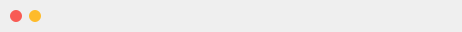
<?xml version="1.0" encoding="UTF-8"?>
<ui version="4.0">
 <class>BaseTitleBar</class>
 <widget class="QWidget" name="BaseTitleBar">
  <property name="geometry">
   <rect>
    <x>0</x>
    <y>0</y>
    <width>462</width>
    <height>23</height>
   </rect>
  </property>
  <property name="sizePolicy">
   <sizepolicy hsizetype="Expanding" vsizetype="Fixed">
    <horstretch>0</horstretch>
    <verstretch>0</verstretch>
   </sizepolicy>
  </property>
  <property name="minimumSize">
   <size>
    <width>0</width>
    <height>23</height>
   </size>
  </property>
  <property name="maximumSize">
   <size>
    <width>16777215</width>
    <height>23</height>
   </size>
  </property>
  <property name="windowTitle">
   <string>Form</string>
  </property>
  <layout class="QHBoxLayout" name="horizontalLayout">
   <property name="spacing">
    <number>0</number>
   </property>
   <property name="sizeConstraint">
    <enum>QLayout::SetMinAndMaxSize</enum>
   </property>
   <property name="leftMargin">
    <number>10</number>
   </property>
   <property name="topMargin">
    <number>0</number>
   </property>
   <property name="rightMargin">
    <number>10</number>
   </property>
   <property name="bottomMargin">
    <number>0</number>
   </property>
   <item>
    <widget class="QFrame" name="WindowNavigate">
     <property name="minimumSize">
      <size>
       <width>32</width>
       <height>32</height>
      </size>
     </property>
     <property name="maximumSize">
      <size>
       <width>32</width>
       <height>32</height>
      </size>
     </property>
     <property name="frameShape">
      <enum>QFrame::NoFrame</enum>
     </property>
     <property name="frameShadow">
      <enum>QFrame::Raised</enum>
     </property>
     <layout class="QHBoxLayout" name="horizontalLayout_2">
      <property name="spacing">
       <number>7</number>
      </property>
      <property name="leftMargin">
       <number>0</number>
      </property>
      <property name="topMargin">
       <number>0</number>
      </property>
      <property name="rightMargin">
       <number>0</number>
      </property>
      <property name="bottomMargin">
       <number>0</number>
      </property>
      <item>
       <widget class="QPushButton" name="close_window">
        <property name="minimumSize">
         <size>
          <width>12</width>
          <height>12</height>
         </size>
        </property>
        <property name="maximumSize">
         <size>
          <width>12</width>
          <height>12</height>
         </size>
        </property>
        <property name="focusPolicy">
         <enum>Qt::NoFocus</enum>
        </property>
        <property name="styleSheet">
         <string notr="true">background: #f85b54;
border-radius: 6px;</string>
        </property>
        <property name="text">
         <string/>
        </property>
       </widget>
      </item>
      <item>
       <widget class="QPushButton" name="minimize_window">
        <property name="minimumSize">
         <size>
          <width>12</width>
          <height>12</height>
         </size>
        </property>
        <property name="maximumSize">
         <size>
          <width>12</width>
          <height>12</height>
         </size>
        </property>
        <property name="focusPolicy">
         <enum>Qt::NoFocus</enum>
        </property>
        <property name="styleSheet">
         <string notr="true">background: #febb2b;
border-radius: 6px;
</string>
        </property>
        <property name="text">
         <string/>
        </property>
       </widget>
      </item>
     </layout>
    </widget>
   </item>
   <item>
    <spacer name="horizontalSpacer">
     <property name="orientation">
      <enum>Qt::Horizontal</enum>
     </property>
     <property name="sizeHint" stdset="0">
      <size>
       <width>423</width>
       <height>20</height>
      </size>
     </property>
    </spacer>
   </item>
  </layout>
 </widget>
 <resources/>
 <connections/>
</ui>
